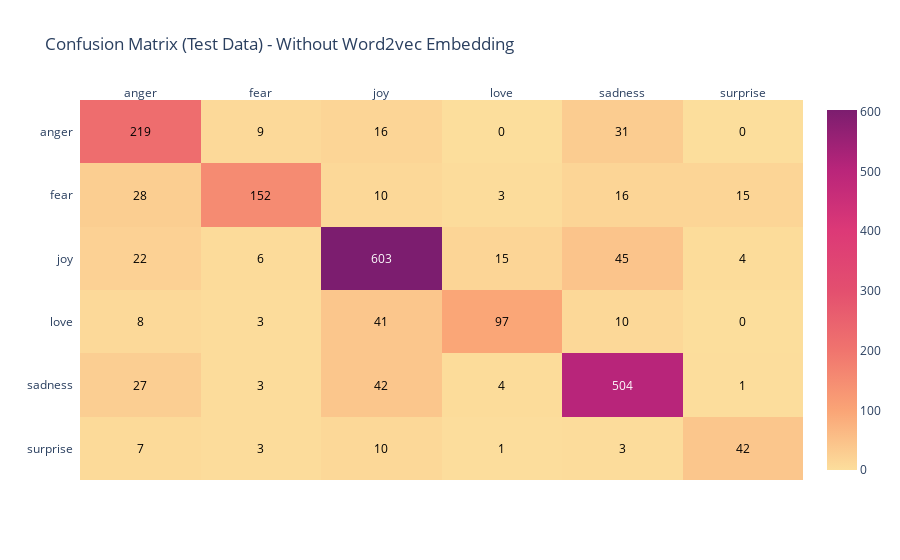

The notebook cell this image was saved under:
### Code cell
fig = ff.create_annotated_heatmap(z, 
                                  x = x,
                                  y = x[::-1], # same labels
                                  annotation_text=z_text, 
                                  colorscale='sunsetdark',
                                  showscale = True
                                 )

fig.update_layout(title_text = "Confusion Matrix (Test Data) - Without Word2vec Embedding")
fig.show()

### Figure 1 — Plotly figure (JSON) as saved in the notebook; plotly's stock layout.template omitted (floating-point values rounded to 4 significant figures)
{"data": [{"colorscale": [[0, "rgb(252, 222, 156)"], [0.1667, "rgb(250, 164, 118)"], [0.3333, "rgb(240, 116, 110)"], [0.5, "rgb(227, 79, 111)"], [0.6667, "rgb(220, 57, 119)"], [0.8333, "rgb(185, 37, 122)"], [1, "rgb(124, 29, 111)"]], "reversescale": false, "showscale": true, "type": "heatmap", "x": ["anger", "fear", "joy", "love", "sadness", "surprise"], "y": ["surprise", "sadness", "love", "joy", "fear", "anger"], "z": [[7, 3, 10, 1, 3, 42], [27, 3, 42, 4, 504, 1], [8, 3, 41, 97, 10, 0], [22, 6, 603, 15, 45, 4], [28, 152, 10, 3, 16, 15], [219, 9, 16, 0, 31, 0]]}], "layout": {"annotations": [{"font": {"color": "#000000"}, "showarrow": false, "text": "7", "x": "anger", "xref": "x", "y": "surprise", "yref": "y"}, {"font": {"color": "#000000"}, "showarrow": false, "text": "3", "x": "fear", "xref": "x", "y": "surprise", "yref": "y"}, {"font": {"color": "#000000"}, "showarrow": false, "text": "10", "x": "joy", "xref": "x", "y": "surprise", "yref": "y"}, {"font": {"color": "#000000"}, "showarrow": false, "text": "1", "x": "love", "xref": "x", "y": "surprise", "yref": "y"}, {"font": {"color": "#000000"}, "showarrow": false, "text": "3", "x": "sadness", "xref": "x", "y": "surprise", "yref": "y"}, {"font": {"color": "#000000"}, "showarrow": false, "text": "42", "x": "surprise", "xref": "x", "y": "surprise", "yref": "y"}, {"font": {"color": "#000000"}, "showarrow": false, "text": "27", "x": "anger", "xref": "x", "y": "sadness", "yref": "y"}, {"font": {"color": "#000000"}, "showarrow": false, "text": "3", "x": "fear", "xref": "x", "y": "sadness", "yref": "y"}, {"font": {"color": "#000000"}, "showarrow": false, "text": "42", "x": "joy", "xref": "x", "y": "sadness", "yref": "y"}, {"font": {"color": "#000000"}, "showarrow": false, "text": "4", "x": "love", "xref": "x", "y": "sadness", "yref": "y"}, {"font": {"color": "#FFFFFF"}, "showarrow": false, "text": "504", "x": "sadness", "xref": "x", "y": "sadness", "yref": "y"}, {"font": {"color": "#000000"}, "showarrow": false, "text": "1", "x": "surprise", "xref": "x", "y": "sadness", "yref": "y"}, {"font": {"color": "#000000"}, "showarrow": false, "text": "8", "x": "anger", "xref": "x", "y": "love", "yref": "y"}, {"font": {"color": "#000000"}, "showarrow": false, "text": "3", "x": "fear", "xref": "x", "y": "love", "yref": "y"}, {"font": {"color": "#000000"}, "showarrow": false, "text": "41", "x": "joy", "xref": "x", "y": "love", "yref": "y"}, {"font": {"color": "#000000"}, "showarrow": false, "text": "97", "x": "love", "xref": "x", "y": "love", "yref": "y"}, {"font": {"color": "#000000"}, "showarrow": false, "text": "10", "x": "sadness", "xref": "x", "y": "love", "yref": "y"}, {"font": {"color": "#000000"}, "showarrow": false, "text": "0", "x": "surprise", "xref": "x", "y": "love", "yref": "y"}, {"font": {"color": "#000000"}, "showarrow": false, "text": "22", "x": "anger", "xref": "x", "y": "joy", "yref": "y"}, {"font": {"color": "#000000"}, "showarrow": false, "text": "6", "x": "fear", "xref": "x", "y": "joy", "yref": "y"}, {"font": {"color": "#FFFFFF"}, "showarrow": false, "text": "603", "x": "joy", "xref": "x", "y": "joy", "yref": "y"}, {"font": {"color": "#000000"}, "showarrow": false, "text": "15", "x": "love", "xref": "x", "y": "joy", "yref": "y"}, {"font": {"color": "#000000"}, "showarrow": false, "text": "45", "x": "sadness", "xref": "x", "y": "joy", "yref": "y"}, {"font": {"color": "#000000"}, "showarrow": false, "text": "4", "x": "surprise", "xref": "x", "y": "joy", "yref": "y"}, {"font": {"color": "#000000"}, "showarrow": false, "text": "28", "x": "anger", "xref": "x", "y": "fear", "yref": "y"}, {"font": {"color": "#000000"}, "showarrow": false, "text": "152", "x": "fear", "xref": "x", "y": "fear", "yref": "y"}, {"font": {"color": "#000000"}, "showarrow": false, "text": "10", "x": "joy", "xref": "x", "y": "fear", "yref": "y"}, {"font": {"color": "#000000"}, "showarrow": false, "text": "3", "x": "love", "xref": "x", "y": "fear", "yref": "y"}, {"font": {"color": "#000000"}, "showarrow": false, "text": "16", "x": "sadness", "xref": "x", "y": "fear", "yref": "y"}, {"font": {"color": "#000000"}, "showarrow": false, "text": "15", "x": "surprise", "xref": "x", "y": "fear", "yref": "y"}, {"font": {"color": "#000000"}, "showarrow": false, "text": "219", "x": "anger", "xref": "x", "y": "anger", "yref": "y"}, {"font": {"color": "#000000"}, "showarrow": false, "text": "9", "x": "fear", "xref": "x", "y": "anger", "yref": "y"}, {"font": {"color": "#000000"}, "showarrow": false, "text": "16", "x": "joy", "xref": "x", "y": "anger", "yref": "y"}, {"font": {"color": "#000000"}, "showarrow": false, "text": "0", "x": "love", "xref": "x", "y": "anger", "yref": "y"}, {"font": {"color": "#000000"}, "showarrow": false, "text": "31", "x": "sadness", "xref": "x", "y": "anger", "yref": "y"}, {"font": {"color": "#000000"}, "showarrow": false, "text": "0", "x": "surprise", "xref": "x", "y": "anger", "yref": "y"}], "title": {"text": "Confusion Matrix (Test Data) - Without Word2vec Embedding"}, "xaxis": {"dtick": 1, "gridcolor": "rgb(0, 0, 0)", "side": "top", "ticks": ""}, "yaxis": {"dtick": 1, "ticks": "", "ticksuffix": "  "}}}
